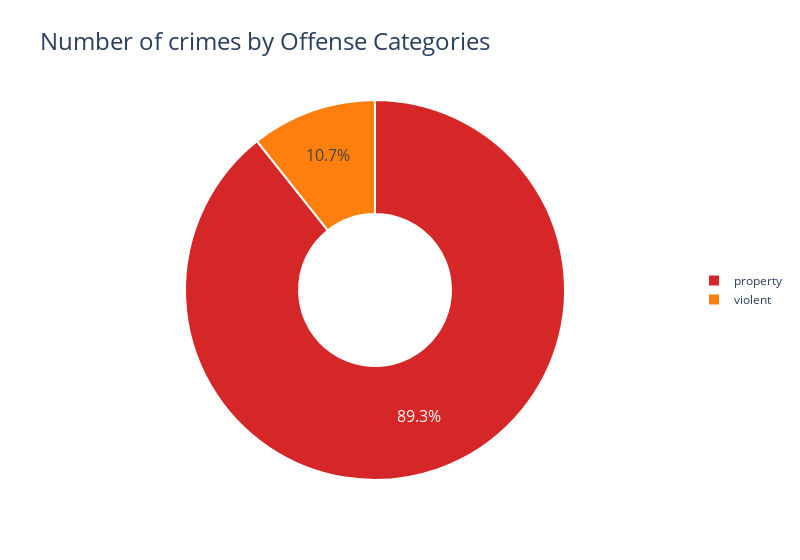

The cell this chart's notebook holds for it:
### Markdown cell above
### The above pie chart shows that about 85.9% of the total recorded crimes in the past two years which amounts upto 48979 incidents are property crimes.

### Code cell
df = crime[crime['WARD'] == 6.0]

# Group data by offense group and count number of occurrences
df = df.groupby("offensegroup").count()

# Extract offense groups and number of occurrences
labels = df.index
values = df["offense-text"].values

# Define colors for the pie chart
colors = ["#D62728", "#FF7F0E", "#2CA02C", "#1F77B4", "#9467BD", "#8C564B", "#E377C2", "#7F7F7F", "#BCBD22", "#17BECF"]

# Define hover info for the pie chart
hoverinfo = ["label+value+percent", "none", "none", "none", "none", "none", "none", "none", "none", "none"]

# Define the pie chart layout
layout = go.Layout(
    title="Number of crimes by Offense Categories",
    title_font=dict(size=24),
    margin=dict(t=100),
    legend=dict(orientation="v", yanchor="middle", y=0.5, xanchor="right", x=1.2),
    width=800
)

# Define the pie chart trace
trace = go.Pie(
    labels=labels,
    values=values,
    hoverinfo=hoverinfo,
    textinfo="percent",
    textfont=dict(size=16),
    marker=dict(colors=colors, line=dict(color="#FFFFFF", width=2)),
    hole=0.4,
)

# Create the pie chart figure
fig = go.Figure(data=[trace], layout=layout)

# Show the pie chart
fig.show()

print("")

### Figure 1 — Plotly figure (JSON) as saved in the notebook; plotly's stock layout.template omitted (floating-point values rounded to 4 significant figures)
{"data": [{"hole": 0.4, "hoverinfo": ["label+value+percent", "none", "none", "none", "none", "none", "none", "none", "none", "none"], "labels": ["property", "violent"], "marker": {"colors": ["#D62728", "#FF7F0E", "#2CA02C", "#1F77B4", "#9467BD", "#8C564B", "#E377C2", "#7F7F7F", "#BCBD22", "#17BECF"], "line": {"color": "#FFFFFF", "width": 2}}, "textfont": {"size": 16}, "textinfo": "percent", "type": "pie", "values": [6795, 812]}], "layout": {"legend": {"orientation": "v", "x": 1.2, "xanchor": "right", "y": 0.5, "yanchor": "middle"}, "margin": {"t": 100}, "title": {"font": {"size": 24}, "text": "Number of crimes by Offense Categories"}, "width": 800}}
